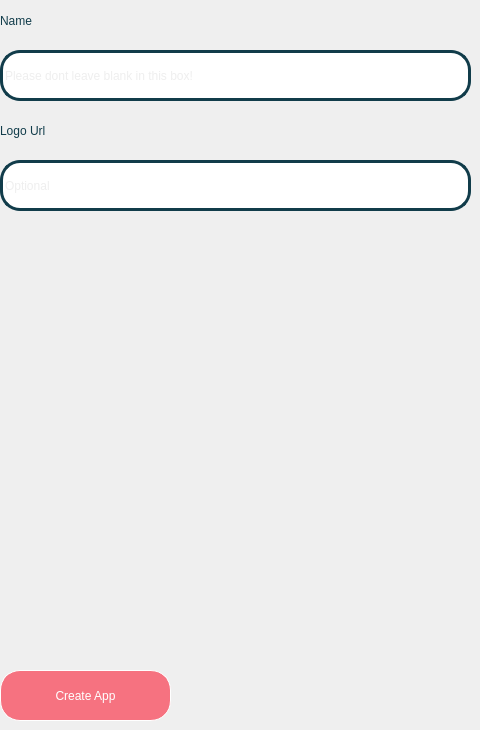
           <widget class="QWidget" name="create_app_page">
            <widget class="QLabel" name="label_7">
             <property name="geometry">
              <rect>
               <x>0</x>
               <y>0</y>
               <width>201</width>
               <height>41</height>
              </rect>
             </property>
             <property name="styleSheet">
              <string notr="true">font: 500 italic 30pt &quot;Ubuntu&quot;;
color: rgb(17, 60, 74);</string>
             </property>
             <property name="text">
              <string>Name</string>
             </property>
            </widget>
            <widget class="QPushButton" name="create_app_button">
             <property name="geometry">
              <rect>
               <x>0</x>
               <y>670</y>
               <width>171</width>
               <height>51</height>
              </rect>
             </property>
             <property name="sizePolicy">
              <sizepolicy hsizetype="Fixed" vsizetype="Fixed">
               <horstretch>0</horstretch>
               <verstretch>0</verstretch>
              </sizepolicy>
             </property>
             <property name="styleSheet">
              <string notr="true">background-color: rgb(246, 114, 128);
border-style: outset;
border-width: 1px;
border-radius: 20px;
border-color: white;
padding: 2px;
font: 700 20pt &quot;Ubuntu&quot;;
color : white;</string>
             </property>
             <property name="text">
              <string>Create App</string>
             </property>
            </widget>
            <widget class="QLabel" name="label_8">
             <property name="geometry">
              <rect>
               <x>0</x>
               <y>110</y>
               <width>201</width>
               <height>41</height>
              </rect>
             </property>
             <property name="styleSheet">
              <string notr="true">font: 500 italic 30pt &quot;Ubuntu&quot;;
color: rgb(17, 60, 74);</string>
             </property>
             <property name="text">
              <string>Logo Url</string>
             </property>
            </widget>
            <widget class="QLineEdit" name="create_app_name_box">
             <property name="geometry">
              <rect>
               <x>0</x>
               <y>50</y>
               <width>471</width>
               <height>51</height>
              </rect>
             </property>
             <property name="styleSheet">
              <string notr="true">border:3px solid rgb(17, 60, 74);
border-radius:20px;
font: 500 italic 20pt &quot;Ubuntu&quot;;
color: rgb(221, 221, 221);</string>
             </property>
             <property name="placeholderText">
              <string>Please dont leave blank in this box!</string>
             </property>
            </widget>
            <widget class="QLineEdit" name="create_app_logoUrl_box">
             <property name="geometry">
              <rect>
               <x>0</x>
               <y>160</y>
               <width>471</width>
               <height>51</height>
              </rect>
             </property>
             <property name="styleSheet">
              <string notr="true">border:3px solid rgb(17, 60, 74);
border-radius:20px;
font: 500 italic 20pt &quot;Ubuntu&quot;;
color: rgb(221, 221, 221);</string>
             </property>
             <property name="placeholderText">
              <string>Optional</string>
             </property>
            </widget>
           </widget>
